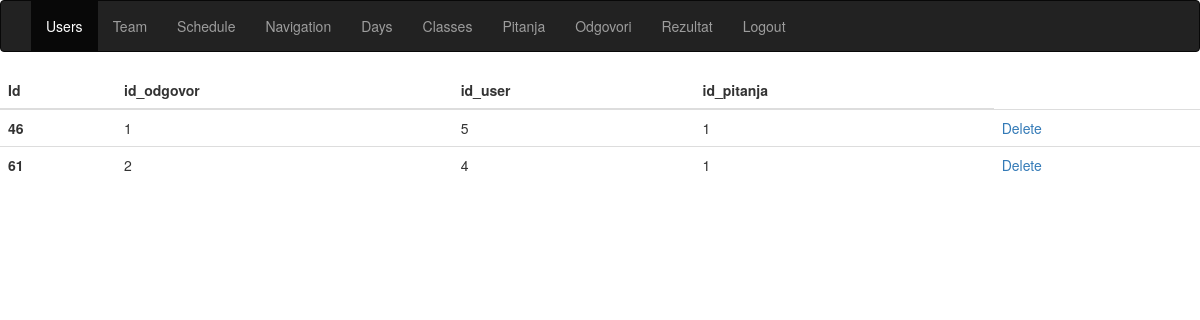
The app's page /admin.php?page=rezultat (signed in) with its own data.
### tables this page shows
CREATE TABLE `rezultat` (
  `id` int(11) NOT NULL,
  `id_odgovor` int(11) NOT NULL,
  `id_user` int(11) NOT NULL,
  `id_pitanja` int(11) NOT NULL
);

### views/adminPanel/rezultat.php (the view)
<?php
$upit="Select * from rezultat";
$rezultat=$conn->query($upit);
?>
<table class="table">
    <thead>
    <tr>
        <th scope="col">Id</th>
        <th scope="col">id_odgovor</th>
        <th scope="col">id_user</th>
        <th scope="col">id_pitanja</th>
    </tr>
    </thead>
    <tbody>
    <?php foreach($rezultat as $r):?>
        <tr>
            <th scope="row"><?php echo $r['id']?></th>
            <td><?php echo $r['id_odgovor']?></td>
            <td><?php echo $r['id_user']?></td>
            <td><?php echo $r['id_pitanja']?></td>
            <td><a href="delete.php?id=<?php echo $r['id']?>&&table=rezultat">Delete</a></td>
        </tr>
    <?php endforeach;?>
    </tbody>
</table>

### records on screen
rezultat: id "46", id_odgovor "1", id_user "5", id_pitanja "1"
rezultat: id "61", id_odgovor "2", id_user "4", id_pitanja "1"
